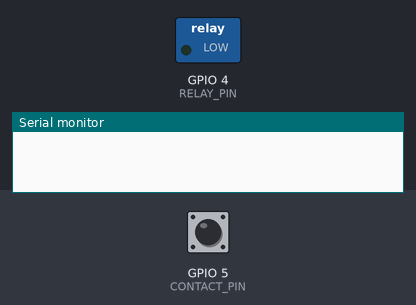
The program below on a simulated ESP32-S3. Parts: switched loads named in the program (green lamp = pin HIGH), the last lines printed to the serial monitor. Inputs (shaded band) come from the test bench; at power-on: GPIO 5 (CONTACT_PIN) HIGH.

Above: at 0.0 s.
At 7.9 s:
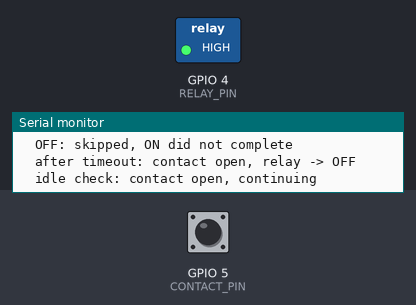
Timing chart, 0 to 9.5 s (numbered marks = the images above):
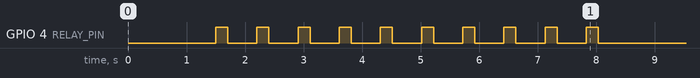

The program:

main.cpp
```cpp
#include <Arduino.h>

constexpr uint8_t RELAY_PIN = 4;
constexpr uint8_t CONTACT_PIN = 5;

constexpr uint8_t RELAY_ON = HIGH;
constexpr uint8_t RELAY_OFF = LOW;

constexpr int MEASUREMENTS = 10;
constexpr uint32_t SETTLE_US = 5000;
constexpr uint32_t TIMEOUT_US = 200000;
constexpr uint32_t PAUSE_MS = 500;

enum class Result { Ok, Timeout, Skipped };

struct Measurement {
  Result result;
  uint32_t delayUs;
  uint32_t bounceUs;
  uint32_t edges;
};

struct Stats {
  uint32_t delaySum = 0;
  uint32_t bounceSum = 0;
  int count = 0;

  void add(const Measurement &m) {
    if (m.result != Result::Ok) return;
    delaySum += m.delayUs;
    bounceSum += m.bounceUs;
    count++;
  }
};

portMUX_TYPE edgeMux = portMUX_INITIALIZER_UNLOCKED;
volatile uint32_t firstEdgeUs = 0;
volatile uint32_t lastEdgeUs = 0;
volatile uint32_t edgeCount = 0;

void IRAM_ATTR onContactEdge() {
  uint32_t now = micros();
  portENTER_CRITICAL_ISR(&edgeMux);
  if (edgeCount == 0) firstEdgeUs = now;
  lastEdgeUs = now;
  edgeCount++;
  portEXIT_CRITICAL_ISR(&edgeMux);
}

void resetEdges() {
  portENTER_CRITICAL(&edgeMux);
  edgeCount = 0;
  portEXIT_CRITICAL(&edgeMux);
}

Measurement switchRelay(uint8_t level, uint8_t expectedContact) {
  resetEdges();
  uint32_t start = micros();
  digitalWrite(RELAY_PIN, level);

  while (micros() - start < TIMEOUT_US) {
    portENTER_CRITICAL(&edgeMux);
    uint32_t edges = edgeCount;
    uint32_t first = firstEdgeUs;
    uint32_t last = lastEdgeUs;
    portEXIT_CRITICAL(&edgeMux);

    if (edges == 0 || micros() - last < SETTLE_US) continue;

    if (digitalRead(CONTACT_PIN) == expectedContact) {
      return {Result::Ok, first - start, last - first, edges};
    }
    resetEdges();
  }
  return {Result::Timeout, 0, 0, 0};
}

bool isContactOpen() {
  return digitalRead(CONTACT_PIN) == HIGH;
}

// After a timeout the contact state is unknown: put the relay back to OFF and check it really opened.
bool returnToIdle() {
  Serial.printf("  after timeout: contact %s, relay -> OFF\n", isContactOpen() ? "open" : "CLOSED");
  digitalWrite(RELAY_PIN, RELAY_OFF);
  delay(PAUSE_MS);
  const bool open = isContactOpen();
  Serial.printf("  idle check: contact %s\n", open ? "open, continuing" : "still CLOSED");
  return open;
}

void printMeasurement(const char *label, const Measurement &m) {
  if (m.result == Result::Timeout) {
    Serial.printf("  %s: TIMEOUT\n", label);
    return;
  }
  if (m.result == Result::Skipped) {
    Serial.printf("  %s: skipped, ON did not complete\n", label);
    return;
  }
  Serial.printf("  %s: %6lu us  (bounce %5lu us, %lu edges)\n", label,
                (unsigned long)m.delayUs, (unsigned long)m.bounceUs, (unsigned long)m.edges);
}

void printAverage(const char *label, const Stats &s) {
  if (s.count == 0) {
    Serial.printf("%s: no valid measurements\n", label);
    return;
  }
  Serial.printf("%s: %.1f us (%.2f ms), avg bounce %.1f us, valid %d/%d\n", label,
                (float)s.delaySum / s.count, (float)s.delaySum / s.count / 1000.0f,
                (float)s.bounceSum / s.count, s.count, MEASUREMENTS);
}

void setup() {
  Serial.begin(115200);
  delay(1000);

  pinMode(CONTACT_PIN, INPUT_PULLUP);
  digitalWrite(RELAY_PIN, RELAY_OFF);
  pinMode(RELAY_PIN, OUTPUT);
  delay(PAUSE_MS);

  Serial.println("\n=== Relay switching time ===");

  if (!isContactOpen()) {
    Serial.println("Contact is closed with the relay off. Probing:");
    for (uint8_t level : {HIGH, LOW, HIGH}) {
      digitalWrite(RELAY_PIN, level);
      delay(PAUSE_MS);
      Serial.printf("  IN=%s -> contact %s\n", level == HIGH ? "HIGH" : "LOW ",
                    isContactOpen() ? "open" : "CLOSED");
    }
    digitalWrite(RELAY_PIN, RELAY_OFF);
    return;
  }

  attachInterrupt(digitalPinToInterrupt(CONTACT_PIN), onContactEdge, CHANGE);

  Stats onStats, offStats;
  for (int i = 1; i <= MEASUREMENTS; i++) {
    Measurement on = switchRelay(RELAY_ON, LOW);
    Measurement off = {Result::Skipped, 0, 0, 0};
    if (on.result == Result::Ok) {
      delay(PAUSE_MS);
      off = switchRelay(RELAY_OFF, HIGH);
    }

    Serial.printf("#%d\n", i);
    printMeasurement("ON ", on);
    printMeasurement("OFF", off);

    onStats.add(on);
    offStats.add(off);

    if (on.result != Result::Ok || off.result != Result::Ok) {
      if (!returnToIdle()) {
        Serial.println("Contact did not open with the relay OFF, stopping the series.");
        break;
      }
    } else {
      delay(PAUSE_MS);
    }
  }

  detachInterrupt(digitalPinToInterrupt(CONTACT_PIN));

  Serial.println("\n--- Averages ---");
  printAverage("ON ", onStats);
  printAverage("OFF", offStats);
}

void loop() {}
```
